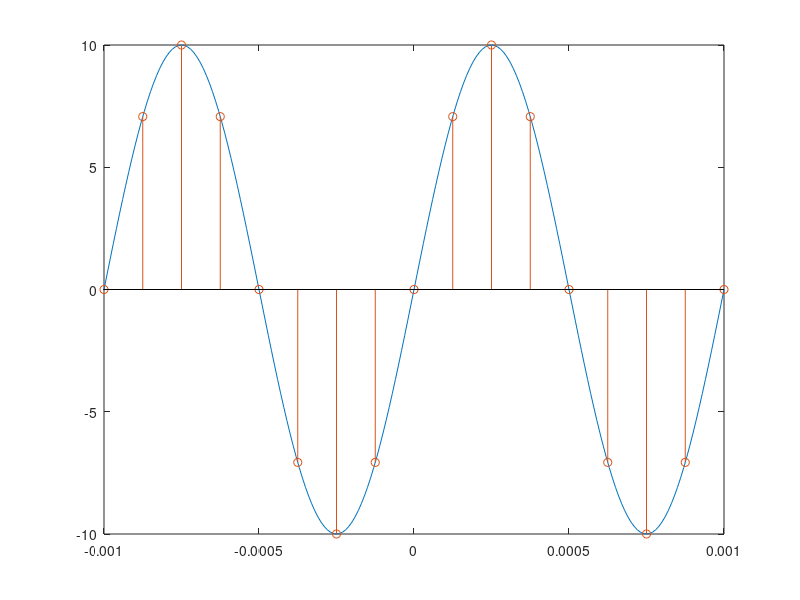
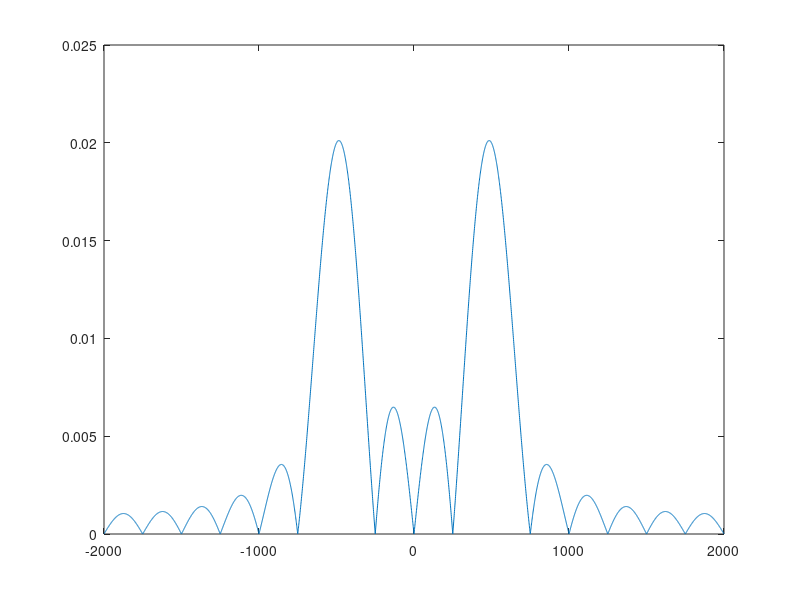

MATLAB code to generate these figures, in order:
%% DSP - ejemplo muestreo y dft

clc; clear all; close all;

%t=linspace(-1000,1000,1000);
t=[-0.001:.00001:0.001];
f=1000;
T=1/f;
Fs=8*f;
Ts=1/Fs;
n=[-0.001:Ts:0.001];
x=10*sin(2*pi*f*t);
xn=10*sin(2*pi*f*n);
figure(1);
plot(t,x);
hold on;
stem(n,xn);
%zero padding
xnzp=zeros(1,4001);
for i=1:length(xn)
    xnzp(i)=xn(i);
end
xn=xnzp;
%% DFT

Xn=fftshift(fft(xn,length(xn))/length(xn));

F=[-2000:1:2000];
figure(2);
plot(F,abs(Xn));

